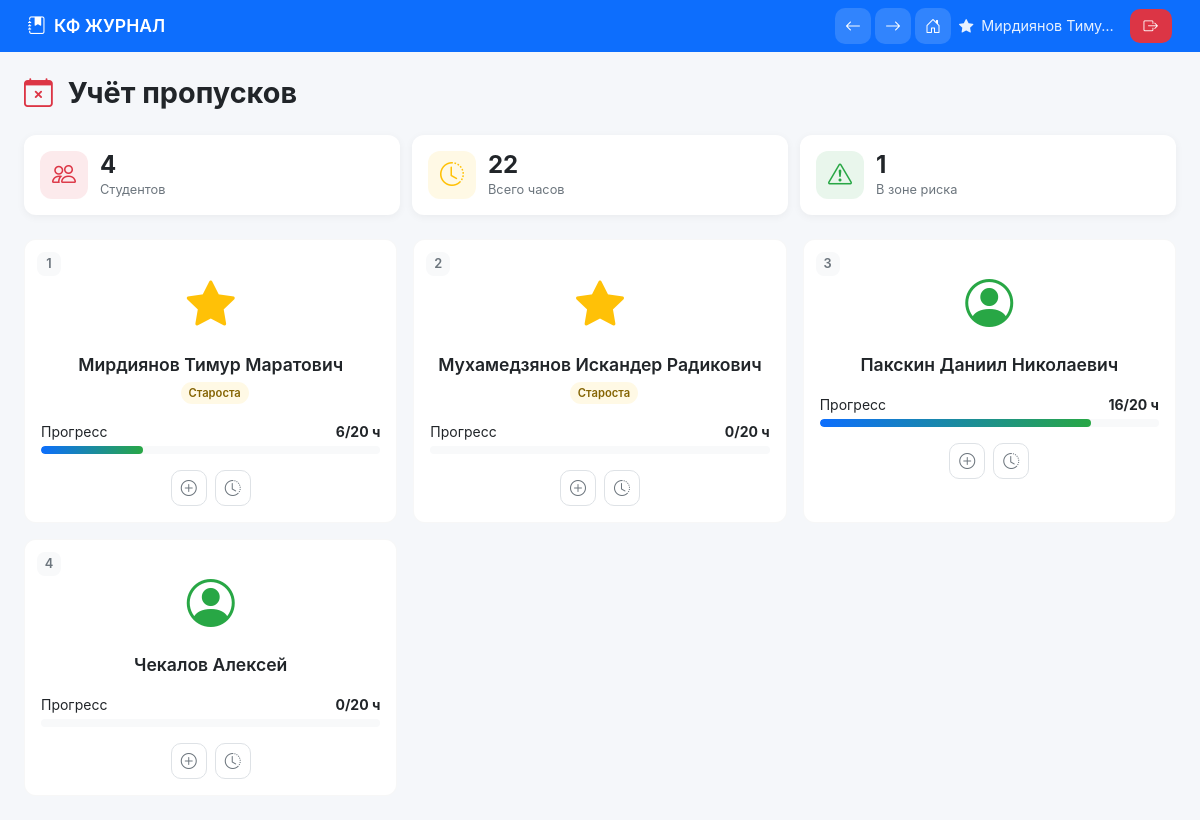
The app's page /elders/attendance/ (signed in) with its own data.
### admin_panel/models.py (models this page shows, shortened)
class Student(models.Model):
    USER_TYPES = [
        ('student', '🎓 Студент'),
        ('elder', '⭐ Староста'),
        ('dean', '🏛️ Деканат'),
        ('department', '📋 Отдел'),
        ('teacher', '👨‍🏫 Преподаватель'),
        ('admin', '🛠️ Администратор'),
    ]
    login = models.CharField(max_length=100, unique=True, verbose_name="Логин")
    password = models.CharField(max_length=128, default='', verbose_name="Пароль")
    full_name = models.CharField(max_length=200, verbose_name="ФИО")
    email = models.EmailField(blank=True, null=True, verbose_name="Email")
    phone = models.CharField(max_length=20, blank=True, null=True, verbose_name="Телефон")
    group = models.ForeignKey('Group', on_delete=models.SET_NULL,
                            null=True, blank=True, related_name='students',
                            verbose_name="Группа")
    user_type = models.CharField(max_length=20, choices=USER_TYPES,
                               default='student', verbose_name="Тип пользователя")
    is_elder = models.BooleanField(default=False, verbose_name="Староста")
    is_active = models.BooleanField(default=True, verbose_name="Активный")
    telegram_id = models.BigIntegerField(null=True, blank=True, verbose_name="Telegram ID")
    created_at = models.DateTimeField(auto_now_add=True)
    updated_at = models.DateTimeField(auto_now=True)
    class Meta:
        verbose_name = "Пользователь"
        verbose_name_plural = "Пользователи"
        ordering = ['full_name']

### students/models.py (models this page shows, shortened)
class StudentProfile(models.Model):
    user = models.OneToOneField('admin_panel.Student', on_delete=models.CASCADE,
                                related_name='profile')
    group = models.ForeignKey('admin_panel.Group', on_delete=models.SET_NULL,
                             null=True, related_name='student_profiles')
    total_hours = models.IntegerField(default=0, verbose_name="Всего пропусков")
    remaining_hours = models.IntegerField(default=20, verbose_name="Осталось часов")
    class Meta:
        verbose_name = "Профиль студента"
        verbose_name_plural = "Профили студентов"

### elders/views.py (the view)
    def wrapper(request, *args, **kwargs):
        elder_id = request.session.get('elder_id')
        if not elder_id:
            return redirect('elder_login')
        try:
            elder = Student.objects.get(id=elder_id)
            if elder.user_type != 'elder' and not elder.is_elder:
                return redirect('elder_login')
            request.elder = elder
            request.group = elder.group
            return view_func(request, *args, **kwargs)
        except Student.DoesNotExist:
            return redirect('elder_login')

### elders/views.py (called while the page is built)
def elder_required(view_func):
    def wrapper(request, *args, **kwargs):
        elder_id = request.session.get('elder_id')
        if not elder_id:
            return redirect('elder_login')
        try:
            elder = Student.objects.get(id=elder_id)
            if elder.user_type != 'elder' and not elder.is_elder:
                return redirect('elder_login')
            request.elder = elder
            request.group = elder.group
            return view_func(request, *args, **kwargs)
        except Student.DoesNotExist:
            return redirect('elder_login')
    return wrapper

@elder_required
def elder_attendance(request):
    students = request.group.students.all().order_by('full_name') if request.group else []
    total_absences = 0
    at_risk_count = 0
    for student in students:
        profile = StudentProfile.objects.get_or_create(user=student)[0]
        total_absences += profile.total_hours
        if profile.total_hours >= 15:
            at_risk_count += 1
    context = {
        'elder': request.elder,
        'group': request.group,
        'students': students,
        'total_absences': total_absences,
        'at_risk_count': at_risk_count,
    }
    return render(request, 'elders/attendance.html', context)

### templates/elders/attendance.html (shortened to what this page needs)
{% extends 'base.html' %}
{% load static %}
{% load student_extras %}
{% block content %}
<div>
    <h1 class="page-title mb-4">
        <i class="bi bi-calendar-x text-danger me-2"></i>
        Учёт пропусков
    </h1>
    <div class="stats-grid mb-4">
        <div class="stat-card">
            <div class="stat-icon danger"><i class="bi bi-people"></i></div>
            <div class="stat-content">
                <div class="stat-value">{{ students|length }}</div>
                <div class="stat-label">Студентов</div>
            </div>
        </div>
        <div class="stat-card">
            <div class="stat-icon warning"><i class="bi bi-clock-history"></i></div>
            <div class="stat-content">
                <div class="stat-value">{{ total_absences }}</div>
                <div class="stat-label">Всего часов</div>
            </div>
        </div>
        <div class="stat-card">
            <div class="stat-icon success"><i class="bi bi-exclamation-triangle"></i></div>
            <div class="stat-content">
                <div class="stat-value">{{ at_risk_count }}</div>
                <div class="stat-label">В зоне риска</div>
            </div>
        </div>
    </div>
    <div class="students-grid">
        {% for student in students %}
        <div class="student-card">
            <div class="student-number">{{ forloop.counter }}</div>
            <div class="student-avatar">
                {% if student.user_type == 'elder' %}
                <i class="bi bi-star-fill" style="color: #ffc107;"></i>
                {% else %}
                <i class="bi bi-person-circle" style="color: #28a745;"></i>
                {% endif %}
            </div>
            <div class="student-name">
                {{ student.full_name }}
                {% if student.user_type == 'elder' %}
                <span class="badge-custom badge-warning ms-2">Староста</span>
                {% endif %}
            </div>
            <div class="mb-3">
                <div class="d-flex justify-content-between mb-1">
                    <span class="small">Прогресс</span>
                    <span class="small fw-bold {% if student.profile.total_hours >= 20 %}text-danger{% endif %}">
                        {{ student.profile.total_hours }}/20 ч
                    </span>
                </div>
                <div class="progress-custom">
                    {% widthratio student.profile.total_hours 20 100 as progress %}
                    <div class="progress-fill {% if student.profile.total_hours >= 20 %}bg-danger{% endif %}"
                         style="width: {{ progress }}%;"></div>
                </div>
            </div>
            <div class="student-actions">
                <button class="btn-icon" onclick="openAddAttendance({{ student.id }}, '{{ student.full_name }}')" title="Добавить пропуск">
                    <i class="bi bi-plus-circle"></i>
                </button>
                <button class="btn-icon" onclick="viewHistory({{ student.id }})" title="История">
                    <i class="bi bi-clock-history"></i>
                </button>
            </div>
        </div>
        {% endfor %}
    </div>
</div>
{% endblock %}

### templates/base.html (style rules this page uses)
:root { --primary: #0d6efd; --success: #28a745; --danger: #dc3545; --warning: #ffc107; --dark: #212529; --light: #f8f9fa; --gray: #6c757d; --border-radius: 12px; --card-shadow: 0 2px 8px rgba(0,0,0,0.05); --transition: all 0.2s ease; }
* { margin: 0; padding: 0; box-sizing: border-box; }
html, body { width: 100%; overflow-x: hidden; background: #f5f7fa; font-family: -apple-system, BlinkMacSystemFont, 'Segoe UI', Roboto, Oxygen, Ubuntu, sans-serif; }
.page-title { font-size: 1.5rem; font-weight: 700; margin-bottom: 20px; }
@media (min-width: 768px) { .page-title { font-size: 1.8rem; } }
.stats-grid { display: grid; grid-template-columns: 1fr; gap: 12px; margin-bottom: 24px; }
@media (min-width: 480px) { .stats-grid { grid-template-columns: repeat(2, 1fr); } }
@media (min-width: 768px) { .stats-grid { grid-template-columns: repeat(3, 1fr); } }
.stat-card { background: white; border-radius: var(--border-radius); padding: 16px; display: flex; align-items: center; gap: 12px; box-shadow: var(--card-shadow); }
.stat-icon { width: 48px; height: 48px; border-radius: 12px; background: rgba(13,110,253,0.1); display: flex; align-items: center; justify-content: center; color: var(--primary); font-size: 24px; }
.stat-icon.success { background: rgba(40,167,69,0.1); color: var(--success); }
.stat-icon.warning { background: rgba(255,193,7,0.1); color: var(--warning); }
.stat-icon.danger { background: rgba(220,53,69,0.1); color: var(--danger); }
.stat-content { flex: 1; }
.stat-value { font-size: 1.5rem; font-weight: 700; line-height: 1.2; }
.stat-label { font-size: 0.8rem; color: var(--gray); }
.students-grid { display: grid; grid-template-columns: 1fr; gap: 16px; }
@media (min-width: 640px) { .students-grid { grid-template-columns: repeat(2, 1fr); } }
@media (min-width: 1024px) { .students-grid { grid-template-columns: repeat(3, 1fr); } }
.student-card { background: white; border-radius: var(--border-radius); padding: 16px; position: relative; border: 1px solid rgba(0,0,0,0.03); }
.student-number { position: absolute; top: 12px; left: 12px; width: 24px; height: 24px; background: var(--light); border-radius: 8px; display: flex; align-items: center; justify-content: center; font-size: 0.8rem; font-weight: 600; color: var(--gray); }
.student-avatar { text-align: center; margin: 12px 0; }
.student-avatar i { font-size: 48px; color: var(--success); }
.student-name { font-size: 1.1rem; font-weight: 600; text-align: center; margin-bottom: 16px; }
.student-actions { display: flex; justify-content: center; gap: 8px; }
.btn-icon { width: 36px; height: 36px; border-radius: 10px; border: 1px solid #dee2e6; background: white; color: var(--gray); transition: var(--transition); }
.progress-custom { height: 8px; background: var(--light); border-radius: 4px; overflow: hidden; }
.progress-fill { height: 100%; background: linear-gradient(90deg, var(--primary), var(--success)); border-radius: 4px; transition: width 0.3s ease; }
.badge-custom { padding: 4px 8px; border-radius: 20px; font-size: 0.7rem; font-weight: 600; }
.badge-warning { background: rgba(255,193,7,0.1); color: #856404; }

### records on screen
Student: user_type "elder" (drawn), full_name "Мирдиянов Тимур Маратович", profile.total_hours "6"
Student: user_type "elder" (drawn), full_name "Мухамедзянов Искандер Радикович", profile.total_hours "0"
Student: user_type "student" (drawn), full_name "Пакскин Даниил Николаевич", profile.total_hours "16"
Student: user_type "student" (drawn), full_name "Чекалов Алексей", profile.total_hours "0"

### other values on screen
{{ request.session.elder_name|truncatechars:15 }} "Мирдиянов Тиму…"
{{ students|length }} "4"
{{ total_absences }} "22"
{{ at_risk_count }} "1"
